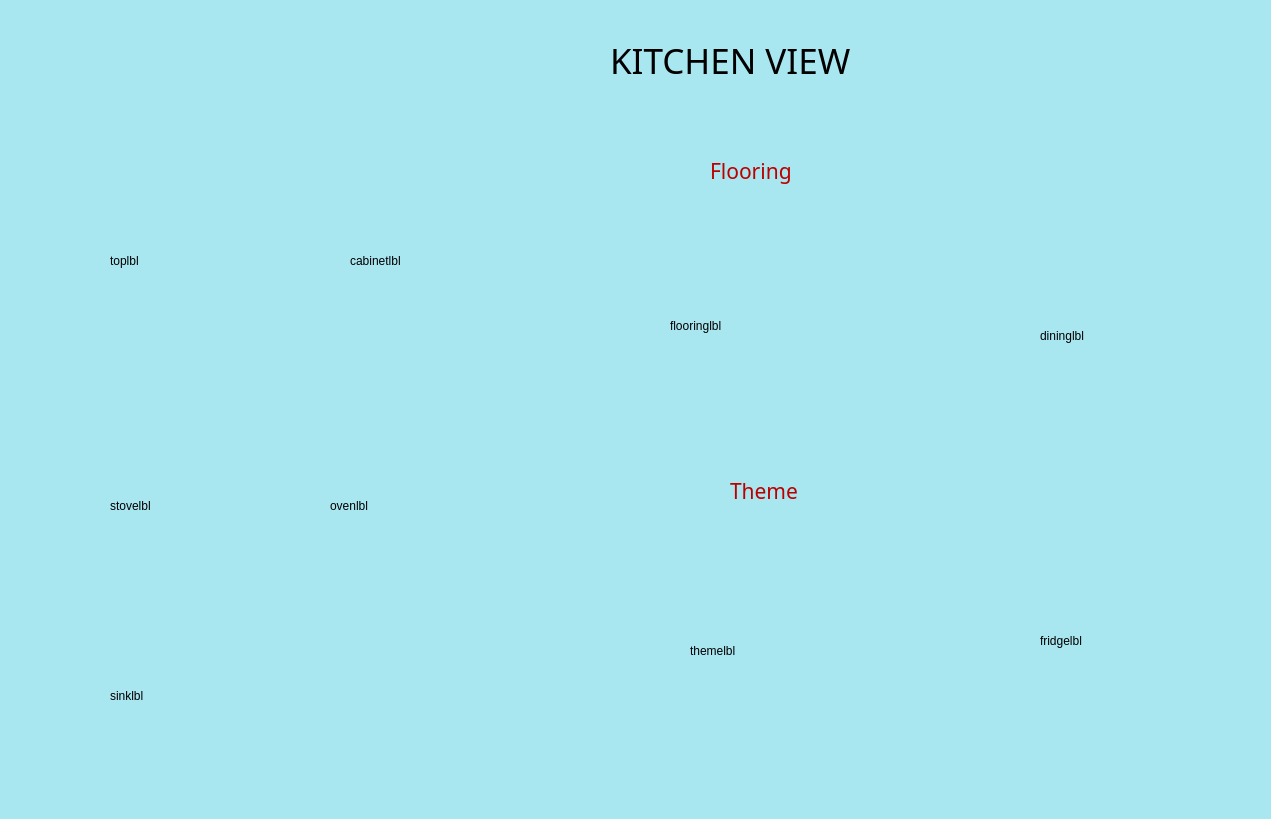
<?xml version="1.0" encoding="UTF-8"?>
<ui version="4.0">
 <class>viewkitchen</class>
 <widget class="QDialog" name="viewkitchen">
  <property name="geometry">
   <rect>
    <x>0</x>
    <y>0</y>
    <width>1271</width>
    <height>819</height>
   </rect>
  </property>
  <property name="palette">
   <palette>
    <active>
     <colorrole role="Window">
      <brush brushstyle="SolidPattern">
       <color alpha="255">
        <red>168</red>
        <green>230</green>
        <blue>240</blue>
       </color>
      </brush>
     </colorrole>
    </active>
    <inactive>
     <colorrole role="Window">
      <brush brushstyle="SolidPattern">
       <color alpha="255">
        <red>168</red>
        <green>230</green>
        <blue>240</blue>
       </color>
      </brush>
     </colorrole>
    </inactive>
    <disabled>
     <colorrole role="Base">
      <brush brushstyle="SolidPattern">
       <color alpha="255">
        <red>168</red>
        <green>230</green>
        <blue>240</blue>
       </color>
      </brush>
     </colorrole>
     <colorrole role="Window">
      <brush brushstyle="SolidPattern">
       <color alpha="255">
        <red>168</red>
        <green>230</green>
        <blue>240</blue>
       </color>
      </brush>
     </colorrole>
    </disabled>
   </palette>
  </property>
  <property name="windowTitle">
   <string>Dialog</string>
  </property>
  <widget class="QLabel" name="label">
   <property name="geometry">
    <rect>
     <x>610</x>
     <y>40</y>
     <width>301</width>
     <height>41</height>
    </rect>
   </property>
   <property name="font">
    <font>
     <family>Britannic Bold</family>
     <pointsize>26</pointsize>
    </font>
   </property>
   <property name="text">
    <string>KITCHEN VIEW</string>
   </property>
  </widget>
  <widget class="QLabel" name="dininglbl">
   <property name="geometry">
    <rect>
     <x>1040</x>
     <y>200</y>
     <width>191</width>
     <height>271</height>
    </rect>
   </property>
   <property name="text">
    <string>dininglbl</string>
   </property>
  </widget>
  <widget class="QLabel" name="toplbl">
   <property name="geometry">
    <rect>
     <x>110</x>
     <y>160</y>
     <width>171</width>
     <height>201</height>
    </rect>
   </property>
   <property name="text">
    <string>toplbl</string>
   </property>
  </widget>
  <widget class="QLabel" name="flooringlbl">
   <property name="geometry">
    <rect>
     <x>670</x>
     <y>220</y>
     <width>201</width>
     <height>211</height>
    </rect>
   </property>
   <property name="text">
    <string>flooringlbl</string>
   </property>
  </widget>
  <widget class="QLabel" name="cabinetlbl">
   <property name="geometry">
    <rect>
     <x>350</x>
     <y>160</y>
     <width>161</width>
     <height>201</height>
    </rect>
   </property>
   <property name="text">
    <string>cabinetlbl</string>
   </property>
  </widget>
  <widget class="QLabel" name="stovelbl">
   <property name="geometry">
    <rect>
     <x>110</x>
     <y>440</y>
     <width>151</width>
     <height>131</height>
    </rect>
   </property>
   <property name="text">
    <string>stovelbl</string>
   </property>
  </widget>
  <widget class="QLabel" name="fridgelbl">
   <property name="geometry">
    <rect>
     <x>1040</x>
     <y>530</y>
     <width>181</width>
     <height>221</height>
    </rect>
   </property>
   <property name="text">
    <string>fridgelbl</string>
   </property>
  </widget>
  <widget class="QLabel" name="sinklbl">
   <property name="geometry">
    <rect>
     <x>110</x>
     <y>630</y>
     <width>191</width>
     <height>131</height>
    </rect>
   </property>
   <property name="text">
    <string>sinklbl</string>
   </property>
  </widget>
  <widget class="QLabel" name="ovenlbl">
   <property name="geometry">
    <rect>
     <x>330</x>
     <y>440</y>
     <width>141</width>
     <height>131</height>
    </rect>
   </property>
   <property name="text">
    <string>ovenlbl</string>
   </property>
  </widget>
  <widget class="QLabel" name="themelbl">
   <property name="geometry">
    <rect>
     <x>690</x>
     <y>550</y>
     <width>191</width>
     <height>201</height>
    </rect>
   </property>
   <property name="text">
    <string>themelbl</string>
   </property>
  </widget>
  <widget class="QLabel" name="label_2">
   <property name="geometry">
    <rect>
     <x>730</x>
     <y>470</y>
     <width>91</width>
     <height>41</height>
    </rect>
   </property>
   <property name="palette">
    <palette>
     <active>
      <colorrole role="WindowText">
       <brush brushstyle="SolidPattern">
        <color alpha="255">
         <red>188</red>
         <green>0</green>
         <blue>0</blue>
        </color>
       </brush>
      </colorrole>
     </active>
     <inactive>
      <colorrole role="WindowText">
       <brush brushstyle="SolidPattern">
        <color alpha="255">
         <red>188</red>
         <green>0</green>
         <blue>0</blue>
        </color>
       </brush>
      </colorrole>
     </inactive>
     <disabled/>
    </palette>
   </property>
   <property name="font">
    <font>
     <family>Cooper Black</family>
     <pointsize>16</pointsize>
    </font>
   </property>
   <property name="text">
    <string>Theme</string>
   </property>
  </widget>
  <widget class="QLabel" name="label_3">
   <property name="geometry">
    <rect>
     <x>710</x>
     <y>150</y>
     <width>131</width>
     <height>41</height>
    </rect>
   </property>
   <property name="palette">
    <palette>
     <active>
      <colorrole role="WindowText">
       <brush brushstyle="SolidPattern">
        <color alpha="255">
         <red>188</red>
         <green>0</green>
         <blue>0</blue>
        </color>
       </brush>
      </colorrole>
     </active>
     <inactive>
      <colorrole role="WindowText">
       <brush brushstyle="SolidPattern">
        <color alpha="255">
         <red>188</red>
         <green>0</green>
         <blue>0</blue>
        </color>
       </brush>
      </colorrole>
     </inactive>
     <disabled/>
    </palette>
   </property>
   <property name="font">
    <font>
     <family>Cooper Black</family>
     <pointsize>16</pointsize>
    </font>
   </property>
   <property name="text">
    <string>Flooring</string>
   </property>
  </widget>
 </widget>
 <resources/>
 <connections/>
</ui>
